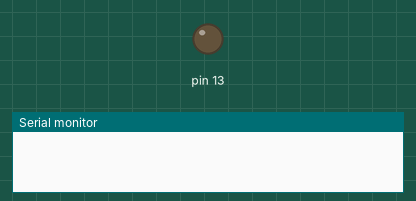
Simulated run of this sketch. Board: Arduino Uno, built with avr-gcc and run on an emulated ATmega328P. Shown: output pins drawn as LEDs (lit = HIGH), the last lines printed to the serial monitor.

Above: at 0.5 s.
At 5.0 s:
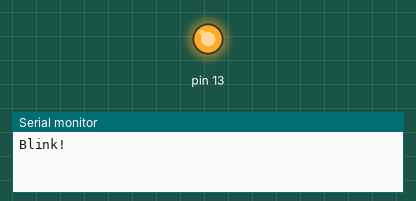
Timing chart, 0 to 6.9 s (numbered marks = the images above):
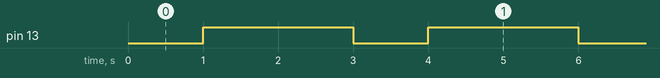

The sketch:

esp8266_blink.ino
```cpp
void setup() {
  Serial.begin(115200);
  pinMode(LED_BUILTIN, OUTPUT);     // Initialize the LED_BUILTIN pin as an output
}

// the loop function runs over and over again forever
void loop() {
  digitalWrite(LED_BUILTIN, LOW);   // Turn the LED on (Note that LOW is the voltage level
                                    // but actually the LED is on; this is because
                                    // it is active low on the ESP-01)
  delay(1000);                      // Wait for a second
  digitalWrite(LED_BUILTIN, HIGH);  // Turn the LED off by making the voltage HIGH
  delay(2000);                      // Wait for two seconds (to demonstrate the active low LED)
  Serial.print("Blink!");
}
```

Measured:
- by itself, pin 13: alternates HIGH for 2.0 s and LOW for 1.0 s
